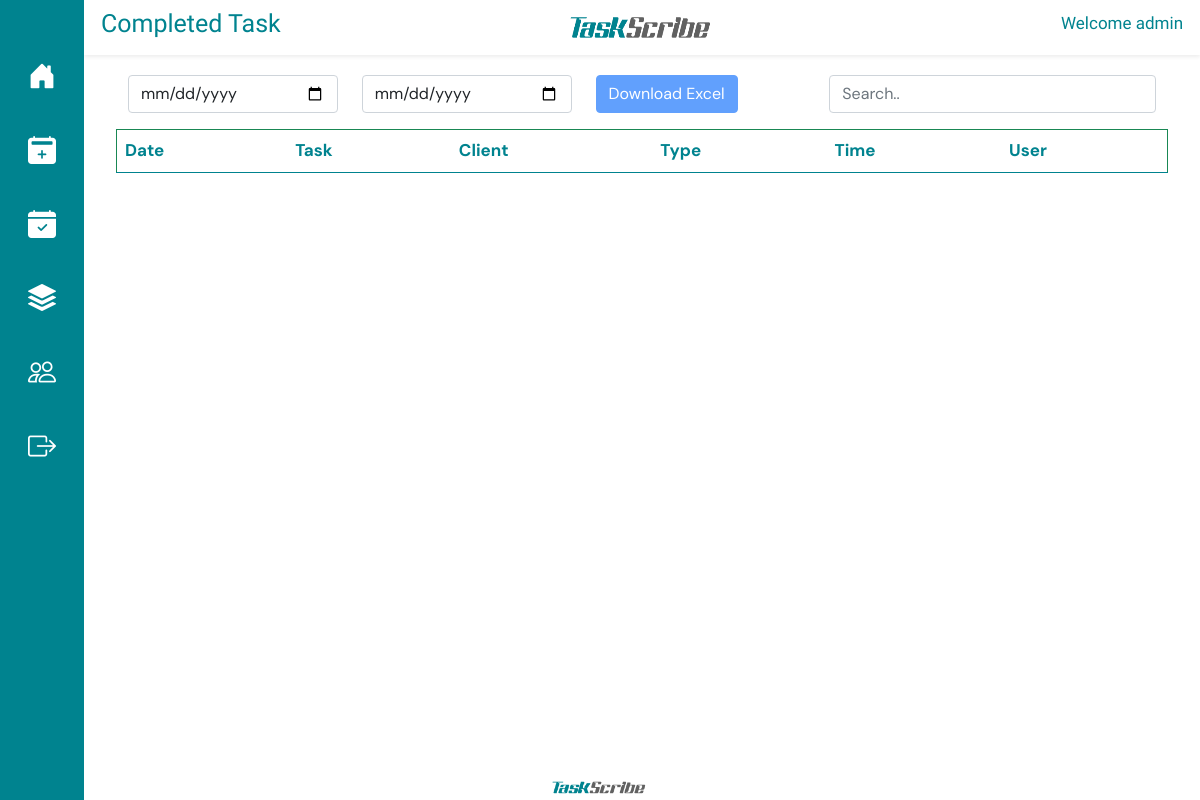
Page /completed-task/ (signed in) on the earlier database version.
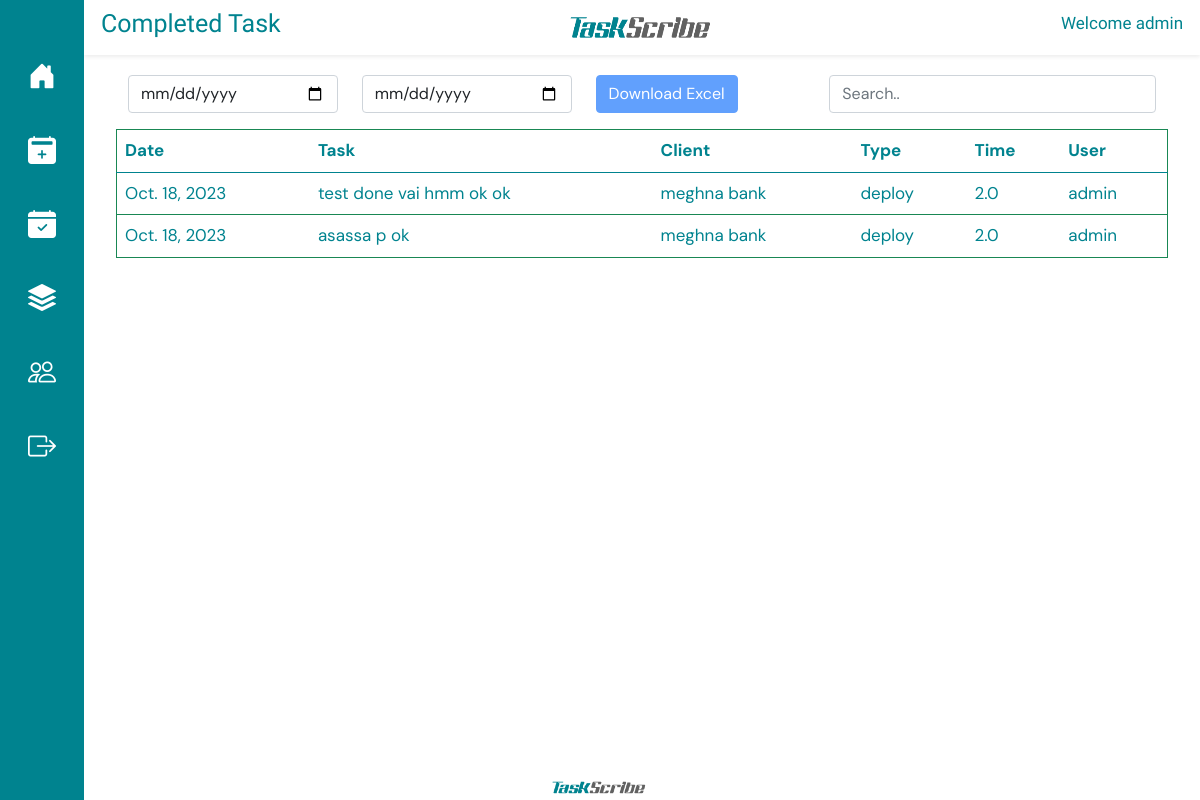
Same page on the later database version.
### taskapp/models.py (models this page shows, shortened)
class Task(models.Model):
    name = models.CharField(max_length=500,)
    user = models.ForeignKey(User, on_delete=models.PROTECT)
    type = models.ForeignKey(Type, on_delete=models.CASCADE)
    client = models.ForeignKey(Client, on_delete=models.PROTECT)
    date = models.DateField()
    status = models.CharField(max_length=1, choices=STATUS, default='0')
    time = models.FloatField()

class Client(models.Model):
    name = models.CharField(max_length=100)
    description = models.TextField(max_length=500, null=True)
    file = models.FileField(upload_to='documetns/')
    original_filename = models.CharField(max_length=255)
    uploaded_at = models.DateTimeField(auto_now_add=True)

class Type(models.Model):
    name = models.CharField(max_length=100)
    def __str__(self) -> str:
        return self.name

### taskapp/views.py (the view)
# urls.py: path('completed-task/', completed_task, name="completed_task"),
@login_required(login_url="/login/")
def completed_task(request):
    userall = User.objects.get(id=request.user.id)
    print(userall)
    completed_tasks = Task.objects.filter(user=userall, status="1")
    return render(request, "completed_task.html", {
        "completed_tasks" : completed_tasks
    })

### templates/completed_task.html (shortened to what this page needs)
{% extends 'base.html' %}
{% load static %}
{% block titlecontent %}
<div class="row shadow-sm align-items-center" style=" margin-top: 0px; padding: 5px;  color: #00838f;">
  <div class="col">
    <h2 style="font-family: Palanquin Dark; text-align: left; font-size: 25px;">Completed Task</h2>
  </div>
  <div class="col align-items-center text-center">
    <img src="{% static 'img/logof.png' %}" width="150px" height="45px" alt="">
  </div>
  <div class="col align-items-center">
    <h2  style="font-family: Palanquin Dark; text-align: right; font-size: 17px;">Welcome {{ user.username }}</h2>
  </div>
</div>
{% endblock %}
{% block content %}
<div class="row  m-3 p-1" style="padding-bottom: 0px; margin-top: 10px; overflow-x: scroll;">
        <div class="col-8">
          <form id="filter-form" method="get" action="{% url 'download_excel' %}" onsubmit="return submitForm()">
            <div class="row">
              <div class="col">
                <input class="form-control" type="date" name="start_date" id="start_date" required>
              </div>
              <div class="col">
                <input class="form-control" type="date" name="end_date" id="end_date" required>
              </div>
              <div class="col">
                <button class="btn btn-primary" type="submit" id="download-button" disabled>Download Excel</button>
              </div>
            </div>
        </form>
        </div>
        <div class="col-4">
          <input type="text-l" class="form-control" id="myInput" placeholder="Search..">
        </div>
    <table id="dtBasicExample" class=" table table-hover p-1 border border-success mt-3" style="color: #00838f;">
        <thead>
          <tr>
            <th>Date</th>
            <th>Task</th>
            <th>Client</th>
            <th>Type</th>
            <th>Time</th>
            <th>User</th>
          </tr>
        </thead>
        <tbody id="myTable">
        {% for task in completed_tasks %}
          <tr>
            <td>{{ task.date }}</td>
            <td>{{ task.name }}</td>
            <td>{{ task.client.name}}</td>
            <td>{{ task.type}}</td>
            <td>{{ task.time}}</td>
            <td>{{ task.user }}</td>
          </tr>
        {% endfor %}
        </tbody>
      </table>
    </div>
</div>
{% endblock%}

Differences in the rows shown:
now on this page (row edited): Task: date "Oct. 18, 2023", name "test done vai hmm ok ok", client.name "meghna bank", type "deploy", time "2.0", user "admin"
now on this page (row edited): Task: date "Oct. 18, 2023", name "asassa p ok", client.name "meghna bank", type "deploy", time "2.0", user "admin"
